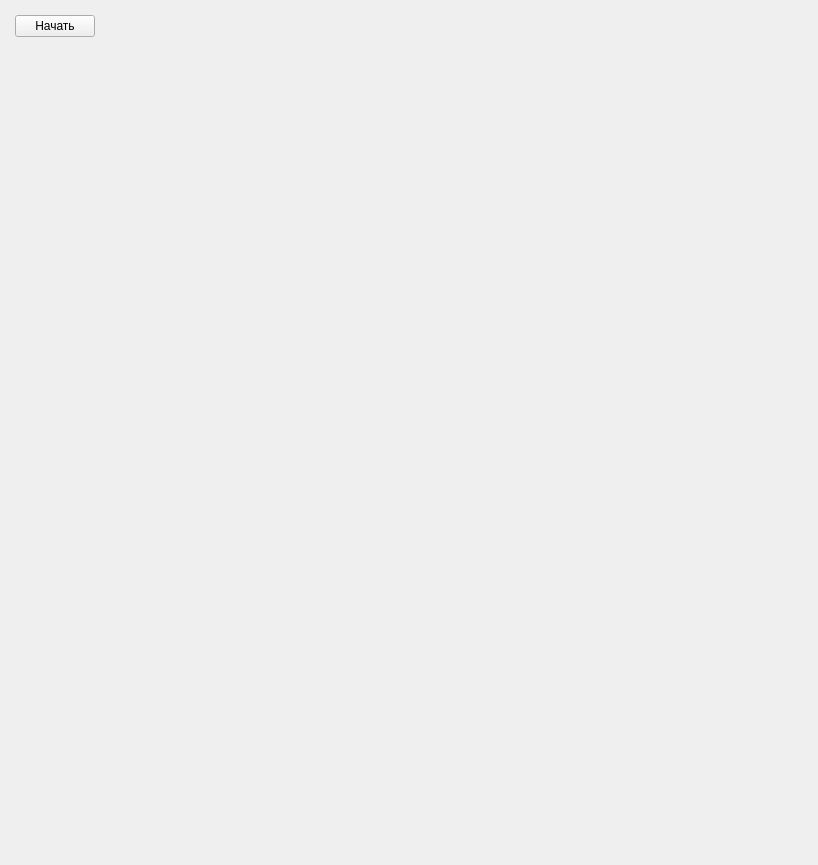
<?xml version="1.0" encoding="UTF-8"?>
<ui version="4.0">
 <class>StartWindow</class>
 <widget class="QMainWindow" name="StartWindow">
  <property name="geometry">
   <rect>
    <x>0</x>
    <y>0</y>
    <width>818</width>
    <height>865</height>
   </rect>
  </property>
  <property name="windowTitle">
   <string>StartWindow</string>
  </property>
  <widget class="QWidget" name="centralwidget">
   <property name="sizePolicy">
    <sizepolicy hsizetype="Expanding" vsizetype="Preferred">
     <horstretch>0</horstretch>
     <verstretch>0</verstretch>
    </sizepolicy>
   </property>
   <widget class="QStackedWidget" name="stackedWidget">
    <property name="geometry">
     <rect>
      <x>6</x>
      <y>6</y>
      <width>800</width>
      <height>800</height>
     </rect>
    </property>
    <property name="sizePolicy">
     <sizepolicy hsizetype="Expanding" vsizetype="Expanding">
      <horstretch>0</horstretch>
      <verstretch>0</verstretch>
     </sizepolicy>
    </property>
    <property name="minimumSize">
     <size>
      <width>800</width>
      <height>800</height>
     </size>
    </property>
    <widget class="QWidget" name="startPage">
     <property name="sizePolicy">
      <sizepolicy hsizetype="Fixed" vsizetype="Fixed">
       <horstretch>0</horstretch>
       <verstretch>0</verstretch>
      </sizepolicy>
     </property>
     <property name="layoutDirection">
      <enum>Qt::LayoutDirection::LeftToRight</enum>
     </property>
     <layout class="QGridLayout" name="gridLayout_3">
      <property name="sizeConstraint">
       <enum>QLayout::SizeConstraint::SetFixedSize</enum>
      </property>
      <item row="0" column="0">
       <widget class="QPushButton" name="startButton">
        <property name="text">
         <string>Начать</string>
        </property>
       </widget>
      </item>
     </layout>
    </widget>
    <widget class="QWidget" name="gamePage">
     <widget class="QFrame" name="frame">
      <property name="geometry">
       <rect>
        <x>6</x>
        <y>6</y>
        <width>100</width>
        <height>50</height>
       </rect>
      </property>
      <property name="sizePolicy">
       <sizepolicy hsizetype="Minimum" vsizetype="Minimum">
        <horstretch>0</horstretch>
        <verstretch>0</verstretch>
       </sizepolicy>
      </property>
      <property name="maximumSize">
       <size>
        <width>100</width>
        <height>50</height>
       </size>
      </property>
      <property name="frameShape">
       <enum>QFrame::Shape::StyledPanel</enum>
      </property>
      <property name="frameShadow">
       <enum>QFrame::Shadow::Raised</enum>
      </property>
      <layout class="QGridLayout" name="gridLayout_4">
       <property name="sizeConstraint">
        <enum>QLayout::SizeConstraint::SetDefaultConstraint</enum>
       </property>
       <property name="leftMargin">
        <number>0</number>
       </property>
       <property name="topMargin">
        <number>0</number>
       </property>
       <property name="bottomMargin">
        <number>0</number>
       </property>
       <property name="spacing">
        <number>0</number>
       </property>
       <item row="0" column="0">
        <widget class="QTextBrowser" name="scoreText">
         <property name="sizePolicy">
          <sizepolicy hsizetype="Fixed" vsizetype="Fixed">
           <horstretch>0</horstretch>
           <verstretch>0</verstretch>
          </sizepolicy>
         </property>
         <property name="maximumSize">
          <size>
           <width>200</width>
           <height>100</height>
          </size>
         </property>
        </widget>
       </item>
      </layout>
     </widget>
     <widget class="QFrame" name="mainGame">
      <property name="geometry">
       <rect>
        <x>6</x>
        <y>62</y>
        <width>400</width>
        <height>400</height>
       </rect>
      </property>
      <property name="sizePolicy">
       <sizepolicy hsizetype="Expanding" vsizetype="Expanding">
        <horstretch>0</horstretch>
        <verstretch>0</verstretch>
       </sizepolicy>
      </property>
      <property name="minimumSize">
       <size>
        <width>400</width>
        <height>400</height>
       </size>
      </property>
      <property name="frameShape">
       <enum>QFrame::Shape::StyledPanel</enum>
      </property>
      <property name="frameShadow">
       <enum>QFrame::Shadow::Sunken</enum>
      </property>
      <layout class="QGridLayout" name="gridLayout_2">
       <item row="0" column="0">
        <widget class="QPushButton" name="button_1">
         <property name="sizePolicy">
          <sizepolicy hsizetype="MinimumExpanding" vsizetype="Expanding">
           <horstretch>0</horstretch>
           <verstretch>0</verstretch>
          </sizepolicy>
         </property>
         <property name="text">
          <string>...</string>
         </property>
        </widget>
       </item>
       <item row="0" column="1">
        <widget class="QPushButton" name="button_2">
         <property name="sizePolicy">
          <sizepolicy hsizetype="Expanding" vsizetype="Expanding">
           <horstretch>0</horstretch>
           <verstretch>0</verstretch>
          </sizepolicy>
         </property>
         <property name="text">
          <string>...</string>
         </property>
        </widget>
       </item>
       <item row="0" column="2">
        <widget class="QPushButton" name="button_3">
         <property name="sizePolicy">
          <sizepolicy hsizetype="Expanding" vsizetype="Expanding">
           <horstretch>0</horstretch>
           <verstretch>0</verstretch>
          </sizepolicy>
         </property>
         <property name="text">
          <string>...</string>
         </property>
        </widget>
       </item>
       <item row="1" column="0">
        <widget class="QPushButton" name="button_4">
         <property name="sizePolicy">
          <sizepolicy hsizetype="Expanding" vsizetype="Expanding">
           <horstretch>0</horstretch>
           <verstretch>0</verstretch>
          </sizepolicy>
         </property>
         <property name="text">
          <string>...</string>
         </property>
        </widget>
       </item>
       <item row="1" column="1">
        <widget class="QPushButton" name="button_5">
         <property name="sizePolicy">
          <sizepolicy hsizetype="Expanding" vsizetype="Expanding">
           <horstretch>0</horstretch>
           <verstretch>0</verstretch>
          </sizepolicy>
         </property>
         <property name="text">
          <string>...</string>
         </property>
        </widget>
       </item>
       <item row="1" column="2">
        <widget class="QPushButton" name="button_6">
         <property name="sizePolicy">
          <sizepolicy hsizetype="Expanding" vsizetype="Expanding">
           <horstretch>0</horstretch>
           <verstretch>0</verstretch>
          </sizepolicy>
         </property>
         <property name="text">
          <string>...</string>
         </property>
        </widget>
       </item>
       <item row="2" column="0">
        <widget class="QPushButton" name="button_7">
         <property name="sizePolicy">
          <sizepolicy hsizetype="Expanding" vsizetype="Expanding">
           <horstretch>0</horstretch>
           <verstretch>0</verstretch>
          </sizepolicy>
         </property>
         <property name="text">
          <string>...</string>
         </property>
        </widget>
       </item>
       <item row="2" column="1">
        <widget class="QPushButton" name="button_8">
         <property name="sizePolicy">
          <sizepolicy hsizetype="Expanding" vsizetype="Expanding">
           <horstretch>0</horstretch>
           <verstretch>0</verstretch>
          </sizepolicy>
         </property>
         <property name="text">
          <string>...</string>
         </property>
        </widget>
       </item>
       <item row="2" column="2">
        <widget class="QPushButton" name="button_9">
         <property name="sizePolicy">
          <sizepolicy hsizetype="Expanding" vsizetype="Expanding">
           <horstretch>0</horstretch>
           <verstretch>0</verstretch>
          </sizepolicy>
         </property>
         <property name="text">
          <string>...</string>
         </property>
        </widget>
       </item>
      </layout>
     </widget>
     <widget class="QPushButton" name="endGameButton">
      <property name="geometry">
       <rect>
        <x>110</x>
        <y>0</y>
        <width>141</width>
        <height>34</height>
       </rect>
      </property>
      <property name="text">
       <string>Завершить игру</string>
      </property>
     </widget>
    </widget>
   </widget>
  </widget>
 </widget>
 <resources/>
 <connections/>
</ui>
